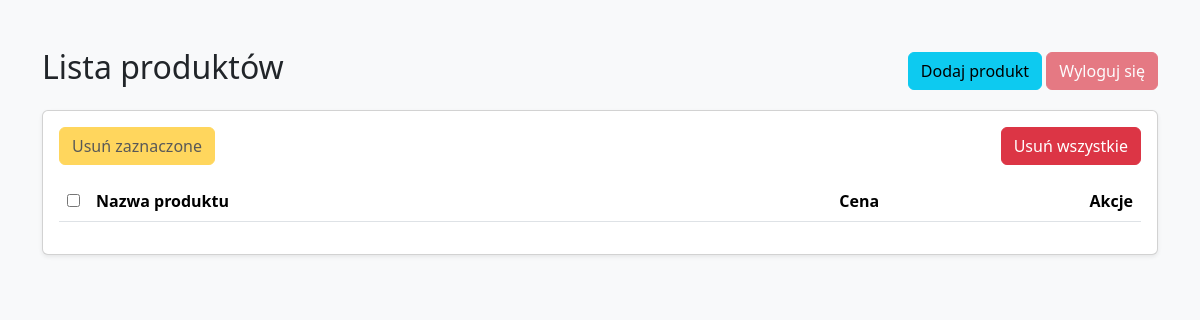
Page /display_products/ on the earlier database version.
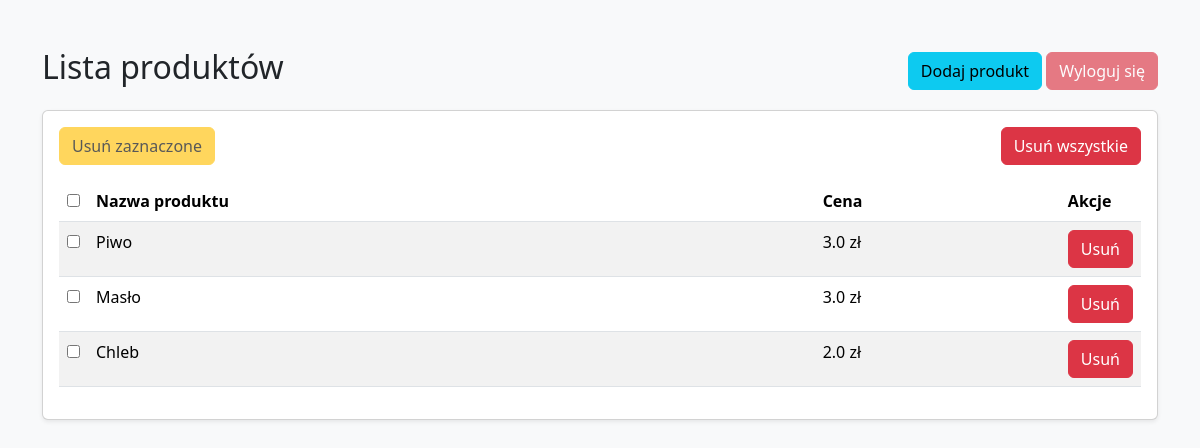
Same page on the later database version.
### MiniSklepApp/models.py (models this page shows, shortened)
class Product(models.Model):
    name = models.CharField(max_length=255)
    price = models.FloatField()

### MiniSklepApp/views.py (the view)
# urls.py: path('display_products/', display_products, name='display_products'),
def display_products(request):
    products = Product.objects.all()
    return render(request, 'display_products.html', {'products': products})

### MiniSklepApp/templates/display_products.html (shortened to what this page needs)
<!DOCTYPE html>
<html lang="pl">
<head>
    <link href="https://cdn.jsdelivr.net/npm/bootstrap@5.3.3/dist/css/bootstrap.min.css" rel="stylesheet">
</head>
<body class="bg-light">
    <div class="container mt-5">
        <div class="d-flex justify-content-between align-items-center mb-3">
            <h2>Lista produktów</h2>
            <div>
                <a href="{% url 'add_product' %}" class="btn btn-info">Dodaj produkt</a>
                {% if request.user.is_authenticated %}
                <a href="{% url 'logout' %}" class="btn btn-danger">Wyloguj się</a>
                {% else %}
                <button class="btn btn-danger" disabled>Wyloguj się</button>
                {% endif %}
            </div>
        </div>
        <div class="card p-3 shadow-sm">
            <div class="d-flex justify-content-between mb-3">
                <button id="delete-selected" class="btn btn-warning" disabled>Usuń zaznaczone</button>
                <form action="{% url 'delete_all_products' %}" method="POST">
                    <button type="submit" class="btn btn-danger">Usuń wszystkie</button>
                </form>
            </div>
            <table class="table table-striped table-hover table-fixed">
                <thead>
                    <tr>
                        <th><input type="checkbox" id="select-all"></th>
                        <th class="w-75">Nazwa produktu</th>
                        <th class="w-25">Cena</th>
                        <th class="w-25">Akcje</th>
                    </tr>
                </thead>
                <tbody>
                    {% for product in products %}
                    <tr data-id="{{ product.id }}">
                        <td><input type="checkbox" class="row-checkbox"></td>
                        <td contenteditable="true" class="editable w-60" data-field="name">{{ product.name }}</td>
                        <td contenteditable="true" class="editable w-15" data-field="price">{{ product.price }} zł</td>
                        <td class="w-25">
                            <a href="{% url 'delete_product' product.id %}" class="btn btn-danger">Usuń</a>
                        </td>
                    </tr>
                    {% endfor %}
                </tbody>
            </table>
        </div>
    </div>
</body>
</html>

Differences in the rows shown:
added Product: name "Piwo", price "3.0"
added Product: name "Masło", price "3.0"
added Product: name "Chleb", price "2.0"
